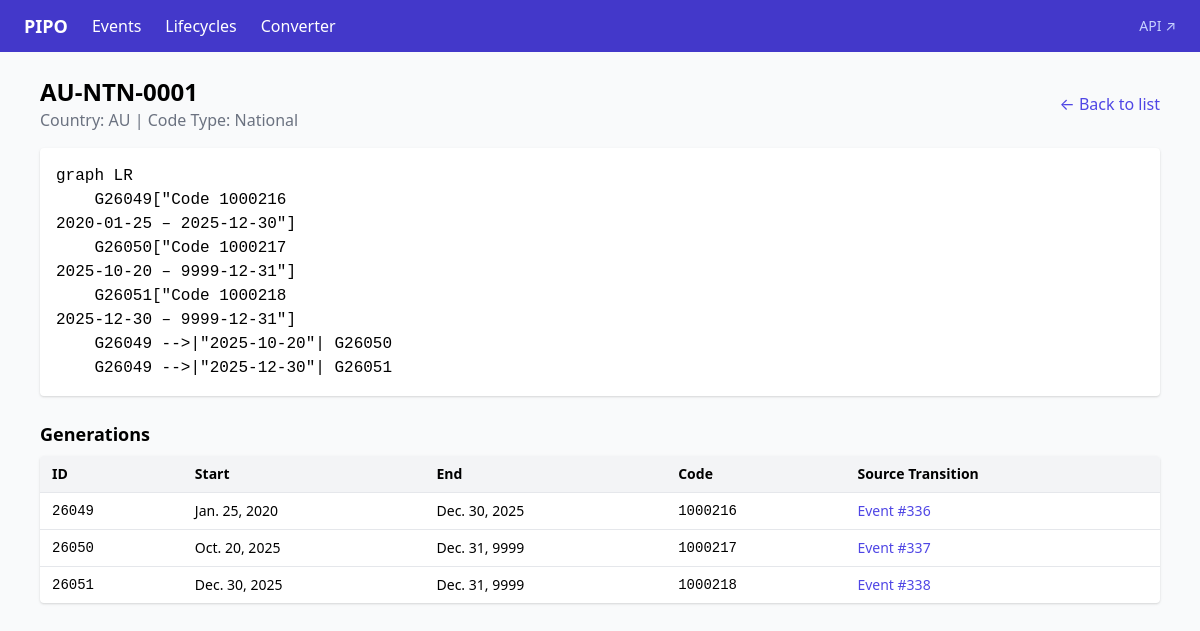
Page /lifecycles/9071/ on the committed database.
### lifecycles/models.py (models this page shows, shortened)
class ProductFamily(models.Model):
    code_type = models.ForeignKey(
        CodeType, on_delete=models.CASCADE, related_name="product_families"
    )
    identifier = models.CharField(max_length=255, unique=True)
    iso_country_code = models.CharField(max_length=2, db_index=True)
    class Meta:
        ordering = ["iso_country_code", "identifier"]
        verbose_name_plural = "Product families"

class Generation(models.Model):
    product_family = models.ForeignKey(
        ProductFamily, on_delete=models.CASCADE, related_name="generations"
    )
    source_transition = models.ForeignKey(
        CodeTransition, on_delete=models.CASCADE, related_name="generations"
    )
    code = models.BigIntegerField()
    iso_country_code = models.CharField(max_length=2, db_index=True)
    start_date = models.DateField(default=datetime.date(1970, 1, 1))
    end_date = models.DateField(default=datetime.date(9999, 12, 31))
    class Meta:
        ordering = ["start_date"]

### events/models.py (models this page shows, shortened)
class CodeType(models.Model):
    id = models.CharField(max_length=10, primary_key=True)
    type = models.CharField(max_length=50)
    def __str__(self):
        return self.type

class CodeTransition(models.Model):
    event = models.ForeignKey(Event, on_delete=models.CASCADE, related_name="transitions")
    code_type = models.ForeignKey(CodeType, on_delete=models.PROTECT, related_name="transitions")
    type = models.CharField(max_length=7, choices=TransitionType.choices)
    class Meta:
        indexes = [
            models.Index(fields=["type"]),
        ]

### lifecycles/views.py (the view)
# urls.py: path("lifecycles/<int:pk>/", lifecycle_detail_view, name="lifecycle-detail"),
def lifecycle_detail_view(request, pk):
    from lifecycles.engine import get_product_family_mermaid
    pf = get_object_or_404(ProductFamily, pk=pk)
    mermaid = get_product_family_mermaid(pk)
    return render(request, "lifecycles/detail.html", {
        "product_family": pf,
        "mermaid": mermaid,
    })

### lifecycles/engine.py (called while the page is built)
def get_product_family_mermaid(product_family_id):
    pf = ProductFamily.objects.get(pk=product_family_id)
    generations = pf.generations.all()
    links = GenerationLink.objects.filter(
        predecessor__product_family=pf, successor__product_family=pf
    ).select_related("source_transition__event")
    lines = ["graph LR"]
    for gen in generations:
        label = f"Code {gen.code}<br/>{gen.start_date} – {gen.end_date}"
        lines.append(f'    G{gen.pk}["{label}"]')
    for lnk in links:
        if lnk.source_transition:
            date = lnk.source_transition.event.date
            lines.append(f'    G{lnk.predecessor_id} -->|"{date}"| G{lnk.successor_id}')
        else:
            lines.append(f"    G{lnk.predecessor_id} --> G{lnk.successor_id}")
    return "\n".join(lines)

### lifecycles/templates/lifecycles/detail.html (shortened to what this page needs)
{% extends "base.html" %}
{% block content %}
<div class="flex justify-between items-center mb-4">
    <div>
        <h1 class="text-2xl font-bold">{{ product_family.identifier }}</h1>
        <p class="text-gray-500">Country: {{ product_family.iso_country_code }} | Code Type: {{ product_family.code_type }}</p>
    </div>
    <a href="{% url 'lifecycle-list' %}" class="text-indigo-600 hover:underline">← Back to list</a>
</div>
<div class="bg-white shadow rounded p-4 mb-6">
    <pre class="mermaid">{{ mermaid|safe }}</pre>
</div>
<h2 class="text-lg font-semibold mb-2">Generations</h2>
<table class="w-full bg-white shadow rounded overflow-hidden text-sm">
    <thead class="bg-gray-100">
        <tr>
            <th class="px-3 py-2 text-left">ID</th>
            <th class="px-3 py-2 text-left">Start</th>
            <th class="px-3 py-2 text-left">End</th>
            <th class="px-3 py-2 text-left">Code</th>
            <th class="px-3 py-2 text-left">Source Transition</th>
        </tr>
    </thead>
    <tbody>
        {% for gen in product_family.generations.all %}
        <tr class="border-t">
            <td class="px-3 py-2 font-mono">{{ gen.pk }}</td>
            <td class="px-3 py-2">{{ gen.start_date }}</td>
            <td class="px-3 py-2">{{ gen.end_date }}</td>
            <td class="px-3 py-2 font-mono">{{ gen.code }}</td>
            <td class="px-3 py-2">
                <a href="{% url 'event-edit' gen.source_transition.event_id %}" class="text-indigo-600 hover:underline">
                    Event #{{ gen.source_transition.event_id }}
                </a>
            </td>
        </tr>
        {% endfor %}
    </tbody>
</table>
{% endblock %}

### rows in the picture
ProductFamily: identifier "AU-NTN-0001", iso_country_code "AU", code_type "National"
Generation: pk "26049", start_date "Jan. 25, 2020", end_date "Dec. 30, 2025", code "1000216", source_transition.event_id "336"
Generation: pk "26050", start_date "Oct. 20, 2025", end_date "Dec. 31, 9999", code "1000217", source_transition.event_id "337"
Generation: pk "26051", start_date "Dec. 30, 2025", end_date "Dec. 31, 9999", code "1000218", source_transition.event_id "338"
